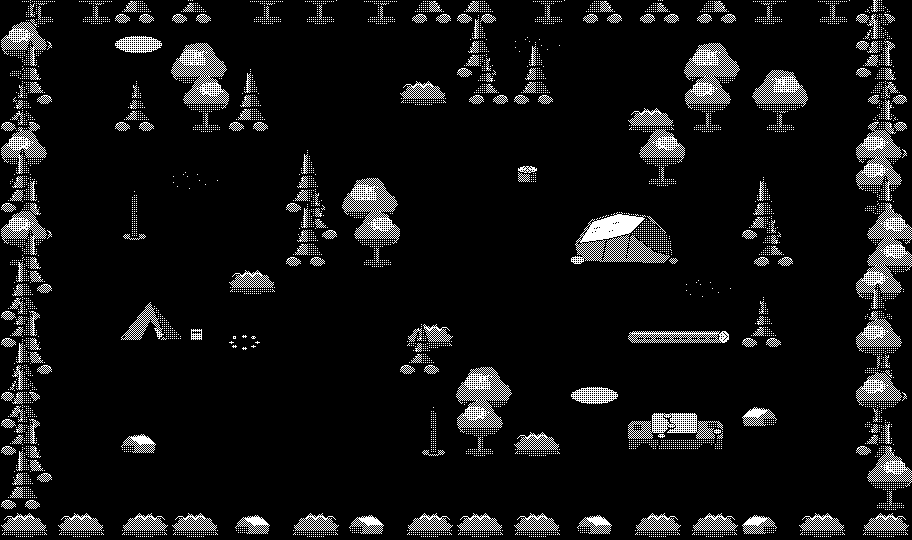

The image is a tile-based game level rendered from a .tmx file. Its description and complete source (layers, tilesets, objects, tile grids) follow:
An orthogonal 16x20 tile map with 57x27 px tiles, 2 tile layers (ground, objects), 2 tilesets and 10 objects (6x small, 3x large, start).

<map version="1.9" tiledversion="1.9.2" orientation="orthogonal" renderorder="right-down" width="16" height="20" tilewidth="57" tileheight="27" infinite="0" nextlayerid="4" nextobjectid="11">
 <properties>
  <property name="kit" value="woods" />
 </properties>
 <tileset firstgid="1" source="kits/woods_pieces.tsx" />
 <tileset firstgid="101" source="kits/woods_ground.tsx" />
 <layer id="1" name="ground" width="16" height="20">
  <data encoding="csv">
0,0,0,0,0,0,0,0,0,0,0,0,0,0,0,0,
0,0,105,0,0,0,101,0,0,104,0,0,0,0,0,0,
0,0,0,0,0,0,102,0,0,0,0,0,0,0,0,0,
0,0,0,0,0,0,2147483749,0,0,0,0,0,0,0,0,0,
0,0,0,0,0,0,102,0,0,0,0,0,0,0,0,0,
0,0,0,0,0,0,0,101,0,0,0,0,0,0,0,0,
0,0,0,104,0,0,0,2147483750,0,0,0,0,0,0,0,0,
0,0,0,0,0,0,0,0,101,0,0,0,0,0,0,0,
0,0,0,0,0,0,0,0,102,0,0,0,0,0,0,0,
0,0,0,0,0,0,0,0,2147483749,0,0,0,0,0,0,0,
0,0,0,0,0,0,0,102,0,0,0,0,104,0,0,0,
0,0,0,0,0,0,0,101,0,0,0,0,0,0,0,0,
0,0,0,0,103,0,2147483750,0,0,0,0,0,0,0,0,0,
0,0,0,0,0,0,101,0,0,0,0,0,0,0,0,0,
0,0,0,0,0,102,0,0,0,0,105,0,0,0,0,0,
0,0,0,0,0,2147483749,0,0,0,0,0,0,0,0,0,0,
0,0,0,0,102,0,0,0,0,0,0,0,0,0,0,0,
0,0,0,0,101,0,0,0,0,0,0,0,0,0,0,0,
0,0,0,0,2147483750,0,0,0,0,0,0,0,0,0,0,0,
0,0,0,0,0,0,0,0,0,0,0,0,0,0,0,0
</data>
 </layer>
 <layer id="2" name="objects" width="16" height="20">
  <data encoding="csv">
2147483651,2147483651,1,2,2147483651,2147483652,2147483651,2147483649,1,2147483652,2147483649,2147483650,2147483649,3,2147483652,2,
2147483650,0,0,0,0,0,0,0,0,0,0,0,0,0,0,1,
4,0,0,0,0,0,0,0,1,0,0,0,0,0,0,1,
2147483649,0,0,3,0,0,0,6,2147483650,1,0,0,3,0,0,2147483649,
2,0,2,2147483652,1,0,0,0,0,0,0,6,4,2147483651,0,2147483650,
2,0,0,0,0,0,0,0,0,0,0,0,0,0,0,2147483649,
4,0,0,0,0,0,0,0,0,8,0,2147483652,0,0,0,4,
1,0,0,0,0,1,0,0,0,0,0,0,0,0,0,4,
2147483649,0,5,0,0,2147483650,3,0,0,0,0,0,0,1,0,2147483649,
4,0,0,0,0,1,2147483652,0,0,0,9,0,0,2147483650,0,2147483652,
2147483649,0,0,0,6,0,0,0,0,0,0,0,0,0,0,2147483652,
1,0,0,0,0,0,0,0,0,0,0,0,0,0,0,4,
2,0,11,0,0,0,0,2147483654,0,0,0,10,0,2,0,1,
2147483649,0,0,0,0,0,0,2,0,0,0,0,0,0,0,4,
1,0,0,0,0,0,0,0,0,0,0,0,0,0,0,2147483650,
1,0,0,0,0,0,0,0,3,0,0,0,0,7,0,4,
2,0,2147483655,0,0,0,0,2147483653,4,6,0,12,0,0,0,2,
2147483649,0,0,0,0,0,0,0,0,0,0,0,0,0,0,2147483649,
1,0,0,0,0,0,0,0,0,0,0,0,0,0,0,2147483652,
6,6,2147483654,6,2147483655,2147483654,2147483655,2147483654,6,6,2147483655,2147483654,2147483654,7,6,2147483654
</data>
 </layer>
 <objectgroup id="3" name="drops">
  <object id="1" name="start" x="256.5" y="391.5">
   <point />
  </object>
  <object id="2" name="small" x="598.5" y="175.5">
   <point />
  </object>
  <object id="3" name="small" x="712.5" y="283.5">
   <point />
  </object>
  <object id="4" name="small" x="427.5" y="256.5">
   <point />
  </object>
  <object id="5" name="small" x="199.5" y="175.5">
   <point />
  </object>
  <object id="6" name="small" x="598.5" y="391.5">
   <point />
  </object>
  <object id="7" name="small" x="370.5" y="472.5">
   <point />
  </object>
  <object id="8" name="large" x="541.5" y="40.5">
   <point />
  </object>
  <object id="9" name="large" x="826.5" y="472.5">
   <point />
  </object>
  <object id="10" name="large" x="85.5" y="256.5">
   <point />
  </object>
 </objectgroup>
</map>
